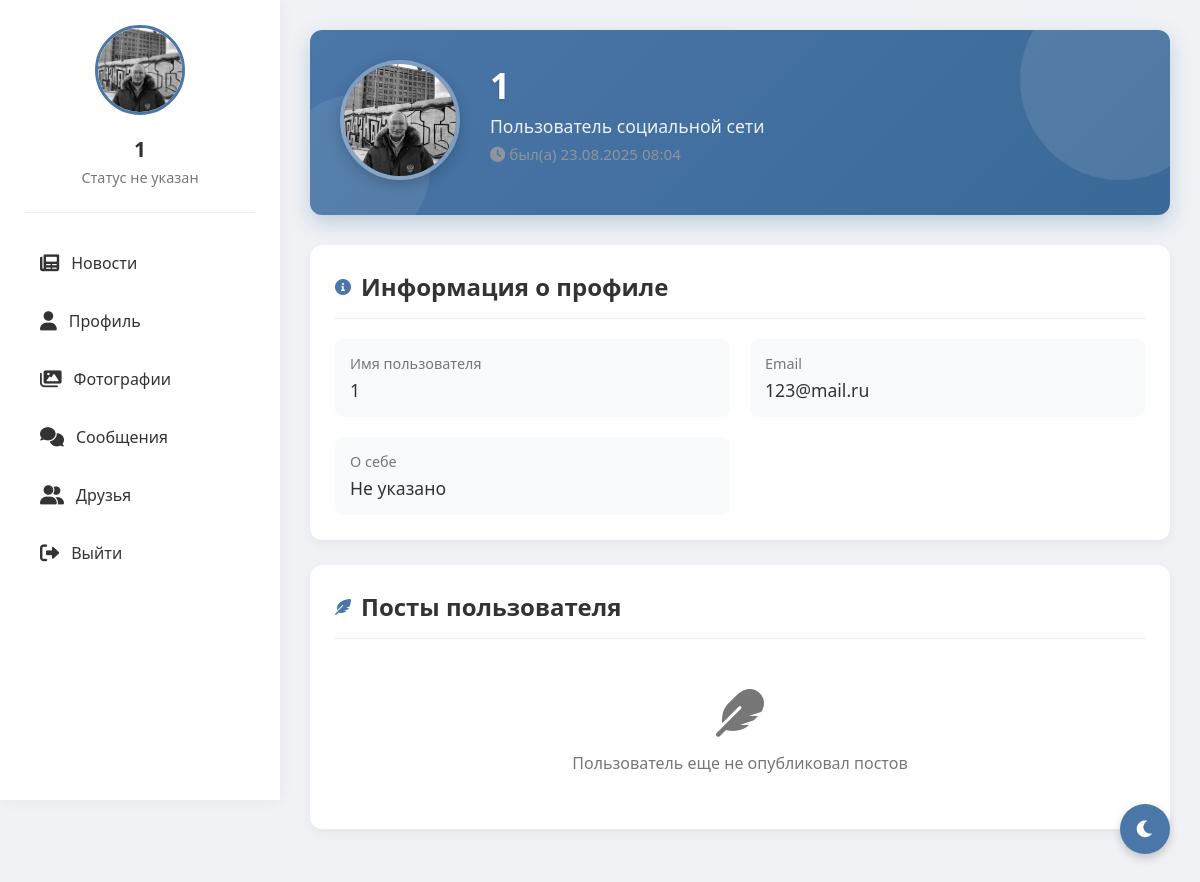
/profile/9 (signed in), run on an earlier commit of the app's database.
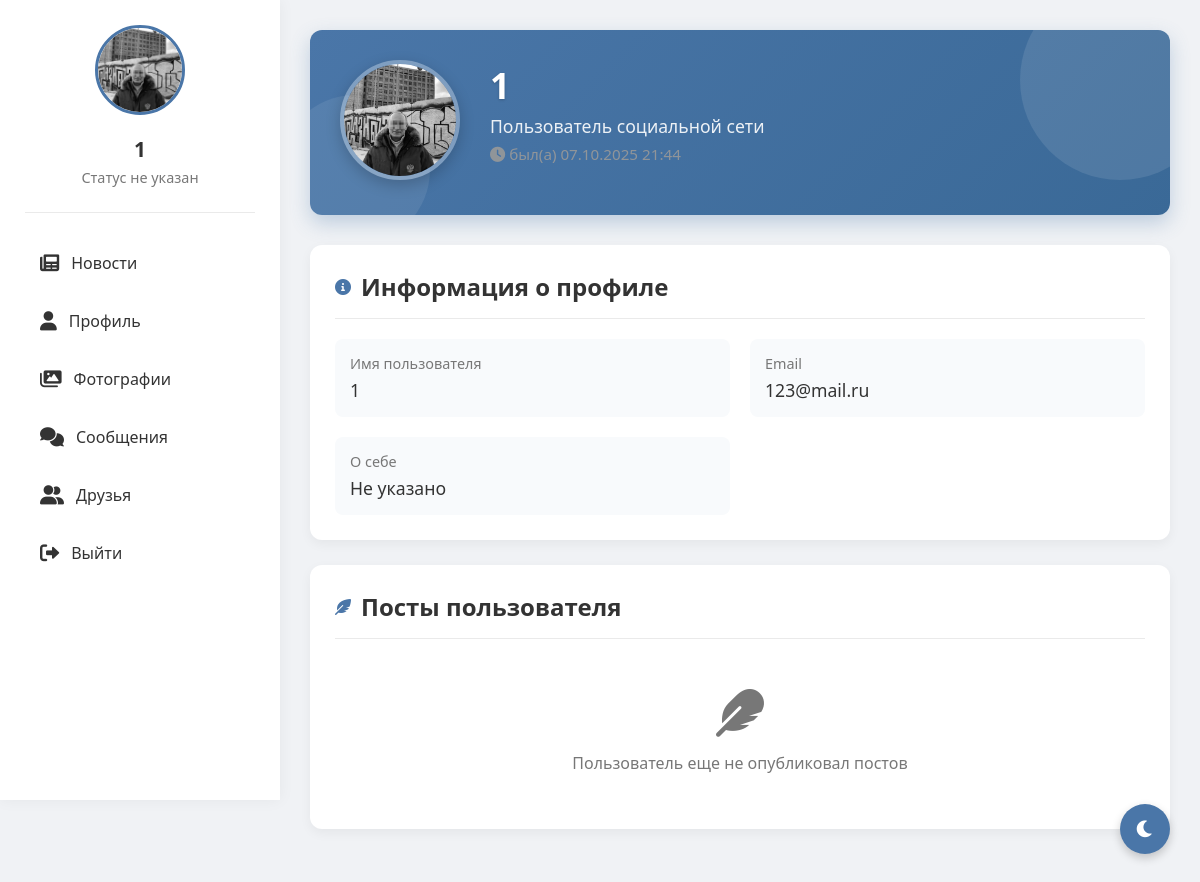
And on a later commit of the database.
### tables this page shows
CREATE TABLE users (
                id INTEGER PRIMARY KEY AUTOINCREMENT,
                username TEXT UNIQUE NOT NULL,
                password TEXT NOT NULL,
                email TEXT,
                bio TEXT,
                avatar TEXT, role TEXT DEFAULT 'user' CHECK(role IN ('admin', 'moderator', 'user')), is_online BOOLEAN DEFAULT FALSE, last_seen DATETIME, banner TEXT, is_blocked BOOLEAN DEFAULT 0, block_reason TEXT);

### routes/profile.py (the view, shortened to what this page needs)
@bp.route('/profile', methods=['GET', 'POST'], defaults={'user_id': None})
@bp.route('/profile/<int:user_id>', methods=['GET'])
def profile(user_id):
    if 'user_id' not in session:
        return redirect(url_for('auth.index'))
    if user_id is None:
        user_id = session['user_id']
        is_own_profile = True
    else:
        is_own_profile = (user_id == session['user_id'])
    conn = get_db()
    c = conn.cursor()
    c.execute("SELECT id, username, email, bio, avatar, banner, is_online, last_seen, is_blocked, block_reason FROM users WHERE id = ?", (user_id,))
    user = c.fetchone()
    if not user:
        flash('Пользователь не найден', 'error')
        conn.close()
        return redirect(url_for('feed.feed'))
    user_data = {
        'id': user[0],
        'username': user[1],
        'email': user[2],
        'bio': user[3],
        'avatar': user[4],
        'banner': user[5],
        'is_online': bool(user[6]),
        'last_seen': user[7],
        'is_blocked': bool(user[8]),
        'block_reason': user[9]
    }
    c.execute("SELECT id, content, timestamp FROM posts WHERE user_id = ? ORDER BY timestamp DESC", (user_id,))
    posts = c.fetchall()
    conn.close()
    return render_template('profile.html',
                         user=user_data,
                         posts=posts,
                         is_own_profile=is_own_profile)

### app.py (called while the page is built)
def datetimeformat(value, format='%d.%m.%Y %H:%M'):
    if not value:
        return ''
    if isinstance(value, datetime):
        dt = value
    else:
        s = str(value)
        dt = None
        for fmt in ('%Y-%m-%d %H:%M:%S.%f', '%Y-%m-%d %H:%M:%S'):
            try:
                dt = datetime.strptime(s, fmt)
                break
            except ValueError:
                pass
        if dt is None:
            try:
                dt = datetime.fromisoformat(s)
            except Exception:
                return s
    return dt.strftime(format)

@app.before_request
def enforce_account_block():
    try:
        if request.path.startswith('/static') or request.path.startswith('/socket.io'):
            return None
        if request.endpoint in {'auth.blocked', 'auth.index', 'static.static_files'}:
            return None
        if 'user_id' not in session:
            return None
        from models import get_db
        conn = get_db()
        c = conn.cursor()
        c.execute('SELECT is_blocked, block_reason FROM users WHERE id = ?', (session['user_id'],))
        row = c.fetchone()
        conn.close()
        if row and row['is_blocked']:
            reason = row['block_reason'] or 'Профиль заблокирован администратором'
            return render_template('blocked.html', reason=reason)
    except Exception:
        return None

### models.py (called while the page is built)
def get_db():
    conn = sqlite3.connect('social_network.db')
    conn.row_factory = sqlite3.Row
    return conn

### templates/profile.html (shortened to what this page needs)
<!DOCTYPE html>
<html lang="ru">
<head>
    <link href="https://cdnjs.cloudflare.com/ajax/libs/font-awesome/6.0.0/css/all.min.css" rel="stylesheet">
</head>
<body>
    <div class="app-container">
        <div class="sidebar">
            <div class="profile-card">
                <img src="{{ url_for('static', filename='uploads/' + user.avatar) if user.avatar else url_for('static', filename='uploads/default_avatar.png') }}"
                     alt="Avatar"
                     id="sidebar-avatar"
                     onerror="this.onerror=null; this.src='{{ url_for('static', filename='uploads/default_avatar.png') }}'">
                <h3>{{ user.username }}</h3>
                <p>{{ user.bio or 'Статус не указан' }}</p>
            </div>
            <div class="nav">
                <a href="{{ url_for('feed.feed') }}">
                    <i class="fas fa-newspaper"></i> Новости
                </a>
                <a href="{{ url_for('profile.profile') }}">
                    <i class="fas fa-user"></i> Профиль
                </a>
                <a href="{{ url_for('gallery.gallery') }}">
                    <i class="fas fa-images"></i> Фотографии
                </a>
                <a href="{{ url_for('messages.messages') }}" {% if active_page == 'messages' %}class="active"{% endif %}>
                    <i class="fas fa-comments"></i> Сообщения
                </a>
                <a href="{{ url_for('friends.friends') }}" {% if active_page == 'friends' %}class="active"{% endif %}>
                    <i class="fas fa-user-friends"></i> Друзья
                </a>
                <a href="{{ url_for('static.logout') }}">
                    <i class="fas fa-sign-out-alt"></i> Выйти
                </a>
            </div>
        </div>
        <div class="content">
            <div class="profile-header">
                <div class="profile-avatar">
                    <img src="{{ url_for('static', filename='uploads/' + user.avatar) if user.avatar else url_for('static', filename='uploads/default_avatar.png') }}"
                         alt="Avatar"
                         id="header-avatar"
                         onerror="this.onerror=null; this.src='{{ url_for('static', filename='uploads/default_avatar.png') }}'">
                </div>
                <div class="profile-info">
                    <h1>{{ user.username }}</h1>
                    <p>{{ user.bio or 'Пользователь социальной сети' }}</p>
                    <p style="margin-top:6px; font-size:0.95rem;">
                        {% if user.is_blocked %}
                            <span style="color:#e74c3c"><i class="fas fa-user-lock"></i> Профиль заблокирован</span>
                            {% if user.block_reason %}
                                <span style="display:block; color:#ffb4b4; margin-top:4px;">Причина: {{ user.block_reason }}</span>
                            {% endif %}
                        {% else %}
                            {% if user.is_online %}
                                <span style="color:#2ecc71"><i class="fas fa-circle"></i> онлайн</span>
                            {% else %}
                                <span style="color:#999"><i class="fas fa-clock"></i> был(а) {{ user.last_seen | datetimeformat }}</span>
                            {% endif %}
                        {% endif %}
                    </p>
                    <div class="profile-stats">
                    </div>
                </div>
            </div>
            <div class="section">
                <div class="section-title">
                    <i class="fas fa-info-circle"></i>
                    <h2>Информация о профиле</h2>
                </div>
                <div class="info-grid">
                    <div class="info-item">
                        <label>Имя пользователя</label>
                        <p>{{ user.username }}</p>
                    </div>
                    <div class="info-item">
                        <label>Email</label>
                        <p>{{ user.email or 'Не указан' }}</p>
                    </div>
                    <div class="info-item">
                        <label>О себе</label>
                        <p>{{ user.bio or 'Не указано' }}</p>
                    </div>
                </div>
            </div>
            <div class="section user-posts">
                <div class="section-title">
                    <i class="fas fa-feather-alt"></i>
                    <h2>Посты пользователя</h2>
                </div>
                {% if posts %}
                    {% for post in posts %}
                    <div class="post-item">
                        <div class="post-content">{{ post[1] }}</div>
                        <div class="post-time">{{ post[2] | datetimeformat }}</div>
                        {% if is_own_profile %}
                        <form method="POST" action="{{ url_for('profile.delete_post', post_id=post[0]) }}">
                            <button type="submit" class="delete-btn" onclick="return confirm('Удалить этот пост?')">
                                <i class="fas fa-trash"></i>
                            </button>
                        </form>
                        {% endif %}
                    </div>
                    {% endfor %}
                {% else %}
                    <div class="empty-posts">
                        <i class="fas fa-feather"></i>
                        <p>Пользователь еще не опубликовал постов</p>
                    </div>
                {% endif %}
            </div>
        </div>
    </div>
    <button class="theme-toggle" id="themeToggle">
        <i class="fas fa-moon"></i>
    </button>
</body>
</html>

### templates/profile.html (style rules this page uses)
:root { --bg-primary: #f0f2f5; --bg-secondary: #fff; --bg-header: linear-gradient(135deg, #4a76a8, #3a6997); --text-primary: #333; --text-secondary: #777; --border-color: #eaeaea; --shadow: 0 4px 12px rgba(0, 0, 0, 0.05); --section-bg: #fff; --info-bg: #f8fafc; --nav-hover: #f0f2f5; --active-color: #4a76a8; --delete-btn: #e74c3c; --delete-hover: #c0392b; }
* { margin: 0; padding: 0; box-sizing: border-box; transition: background-color 0.3s, color 0.3s; }
body { font-family: 'Segoe UI', Tahoma, Geneva, Verdana, sans-serif; background: var(--bg-primary); color: var(--text-primary); min-height: 100vh; }
.app-container { display: flex; min-height: 100vh; }
.sidebar { width: 280px; background: var(--bg-secondary); padding: 25px; box-shadow: 0 0 15px rgba(0,0,0,0.05); position: fixed; height: 100vh; z-index: 100; }
.profile-card { text-align: center; padding-bottom: 25px; border-bottom: 1px solid var(--border-color); margin-bottom: 25px; }
.profile-card img { width: 90px; height: 90px; border-radius: 50%; object-fit: cover; border: 3px solid var(--active-color); }
.profile-card h3 { margin: 15px 0 5px; font-size: 1.3rem; }
.profile-card p { color: var(--text-secondary); font-size: 0.9rem; }
.nav { margin-top: 15px; }
.nav a { display: flex; align-items: center; padding: 14px 15px; text-decoration: none; color: var(--text-primary); border-radius: 8px; margin-bottom: 8px; transition: all 0.2s; }
.nav a i { margin-right: 12px; font-size: 1.2rem; }
.content { flex: 1; margin-left: 280px; padding: 30px; background: var(--bg-primary); }
.profile-header { background: var(--bg-header); border-radius: 12px; padding: 30px; margin-bottom: 30px; color: white; display: flex; align-items: center; box-shadow: 0 8px 20px rgba(74, 118, 168, 0.3); position: relative; overflow: hidden; }
.profile-header::before { content: ""; position: absolute; top: -50px; right: -50px; width: 200px; height: 200px; background: rgba(255, 255, 255, 0.1); border-radius: 50%; }
.profile-header::after { content: ""; position: absolute; bottom: -30px; left: -30px; width: 150px; height: 150px; background: rgba(255, 255, 255, 0.08); border-radius: 50%; }
.profile-avatar { position: relative; margin-right: 30px; z-index: 2; }
.profile-avatar img { width: 120px; height: 120px; border-radius: 50%; object-fit: cover; border: 4px solid rgba(255, 255, 255, 0.3); box-shadow: 0 5px 15px rgba(0, 0, 0, 0.2); }
.profile-info { z-index: 2; }
.profile-info h1 { font-size: 2.2rem; margin-bottom: 5px; text-shadow: 0 1px 3px rgba(0,0,0,0.2); }
.profile-info p { font-size: 1.1rem; opacity: 0.9; max-width: 600px; }
.profile-stats { display: flex; margin-top: 15px; }
.section { background: var(--section-bg); border-radius: 12px; padding: 25px; margin-bottom: 25px; box-shadow: var(--shadow); }
.section-title { margin-bottom: 20px; padding-bottom: 15px; border-bottom: 1px solid var(--border-color); color: var(--text-primary); display: flex; align-items: center; }
.section-title h2 { font-size: 1.5rem; }
.section-title i { margin-right: 10px; color: var(--active-color); }
.info-grid { display: grid; grid-template-columns: repeat(auto-fill, minmax(300px, 1fr)); gap: 20px; }
.info-item { padding: 15px; border-radius: 8px; background: var(--info-bg); }
.info-item label { display: block; color: var(--text-secondary); font-size: 0.9rem; margin-bottom: 5px; }
.info-item p { font-size: 1.1rem; color: var(--text-primary); }
.empty-posts { text-align: center; padding: 30px; color: var(--text-secondary); }
.empty-posts i { font-size: 3rem; color: var(--text-secondary); margin-bottom: 15px; }
.theme-toggle { position: fixed; bottom: 30px; right: 30px; width: 50px; height: 50px; border-radius: 50%; background: var(--active-color); color: white; border: none; cursor: pointer; display: flex; align-items: center; justify-content: center; box-shadow: 0 4px 10px rgba(0, 0, 0, 0.2); z-index: 1000; font-size: 1.2rem; }

What changed in the data, as far as the page shows it:
changed users "Пользователь социальной сети": last_seen "23.08.2025 08:04" → "07.10.2025 21:44"
